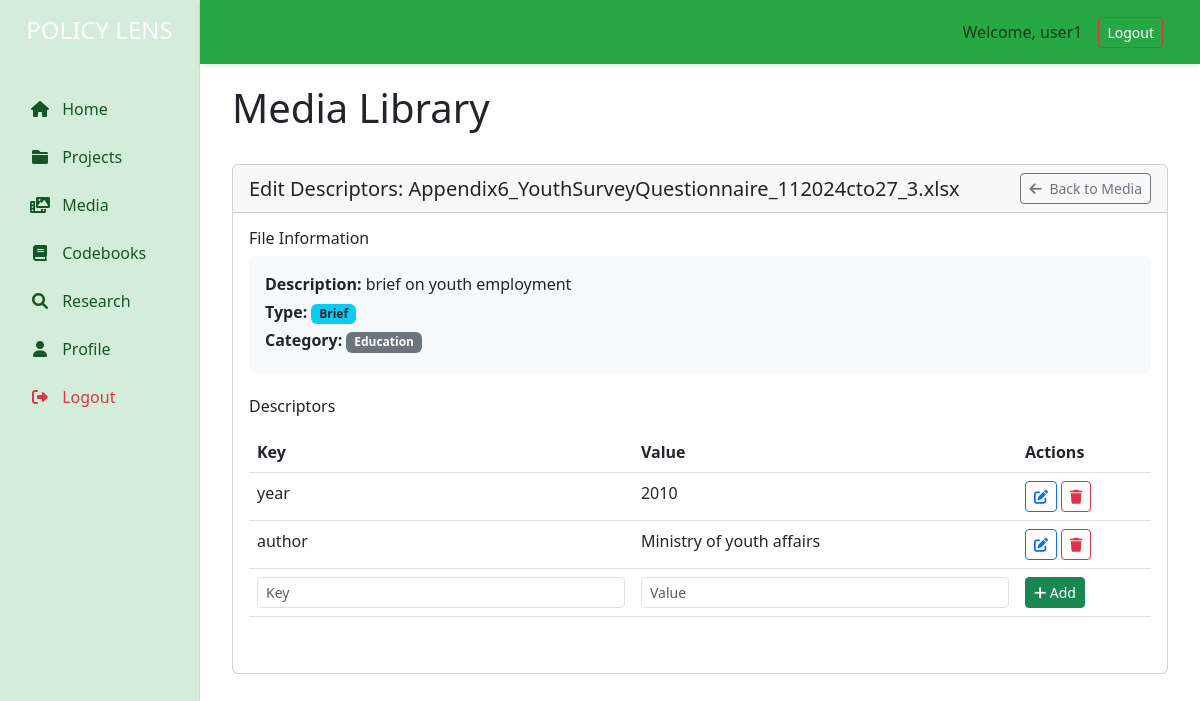
/media/3/descriptors (signed in), run on the app's committed database.
### models/models.py (models this page shows, shortened)
class User(UserMixin, db.Model):
    id = db.Column(db.Integer, primary_key=True)
    username = db.Column(db.String(80), unique=True, nullable=False)
    email = db.Column(db.String(120), unique=True, nullable=False)
    name = db.Column(db.String(100), nullable=True)
    password_hash = db.Column(db.String(128), nullable=True)  # Will store hashed passwords
    is_active = db.Column(db.Boolean(), default=True)
    age_group = db.Column(db.String(20), nullable=True)
    sex = db.Column(db.String(20), nullable=True)
    industry = db.Column(db.String(100), nullable=True)
    organization = db.Column(db.String(200), nullable=True)
    created_at = db.Column(db.DateTime, server_default=db.func.now())
    updated_at = db.Column(db.DateTime, server_default=db.func.now(), onupdate=db.func.now())
    codebooks = db.relationship('Codebook', back_populates='user', cascade='all, delete-orphan')

class Media(db.Model):
    CATEGORIES = [
        ('education', 'Education'),
        ('health', 'Health'),
        ('ict', 'ICT'),
        ('government', 'Government'),
        ('security', 'Security'),
        ('other', 'Other')
    ]
    TYPES = [
        ('brief', 'Brief'),
        ('publication', 'Publication'),
        ('law', 'Law'),
        ('policy', 'Policy'),
        ('other', 'Other')
    ]
    VISIBILITY = [
        ('private', 'Private'),
        ('public', 'Public')
    ]
    id = db.Column(db.Integer, primary_key=True)
    filename = db.Column(db.String(255), nullable=False)
    description = db.Column(db.Text)
    category = db.Column(db.String(100))
    type = db.Column(db.String(50), nullable=False, default='other')
    visibility = db.Column(db.String(20), nullable=False, default='private')
    file_type = db.Column(db.String(50))  # e.g., 'image', 'document', 'video'
    file_size = db.Column(db.BigInteger)  # Store file size in bytes
    uploaded_at = db.Column(db.DateTime, server_default=db.func.now())
    user_id = db.Column(db.Integer, db.ForeignKey('user.id'), nullable=False)
    user = db.relationship('User', backref='media_items')
    project_id = db.Column(db.Integer, db.ForeignKey('project.id', ondelete='CASCADE'), nullable=True)
    project = db.relationship('Project', back_populates='media_items')
    descriptors = db.relationship('Descriptor', backref='media', cascade='all, delete-orphan')

class Descriptor(db.Model):
    id = db.Column(db.Integer, primary_key=True)
    key = db.Column(db.String(100), nullable=False)  # e.g., 'year', 'author', 'location'
    value = db.Column(db.Text, nullable=False)       # e.g., '2020', 'John Doe', 'New York'
    media_id = db.Column(db.Integer, db.ForeignKey('media.id', ondelete='CASCADE'), nullable=False)
    __table_args__ = (db.Index('idx_descriptor_key', 'key'),)

### app.py (the view)
@app.route('/media/<int:media_id>/descriptors', methods=['GET'])
@login_required
def edit_descriptors(media_id):
    media = Media.query.get_or_404(media_id)
    if media.user_id != current_user.id:
        flash('You do not have permission to edit this media.', 'danger')
        return redirect(url_for('list_media'))
    return render_template('media/edit_descriptors.html', media=media)

### app.py (called while the page is built)
@app.before_request
def _adapt_cookie_security():
    is_https = request.is_secure  # accurate after ProxyFix
    app.config['SESSION_COOKIE_SECURE'] = is_https
    app.config['REMEMBER_COOKIE_SECURE'] = is_https

@app.before_request
def _assign_request_id():
    g.request_id = uuid.uuid4().hex[:8]

@app.before_request
def _assign_request_id_and_log():
    g.request_id = str(uuid.uuid4())[:8]
    app.logger.info(
        f"→ {request.method} {request.path} "
        f"args={dict(request.args)} json={(request.get_json(silent=True) or {})}"
    )

@app.after_request
def _log_response(resp):
    app.logger.info(f"← {request.method} {request.path} status={resp.status_code}")
    return resp

@app.teardown_request
def _teardown_request(exc):
    if exc:
        app.logger.exception(f"✖ Unhandled exception during request: {exc}")

@login_manager.user_loader
def load_user(user_id):
    return db.session.get(User, int(user_id))

    def filter(self, record: logging.LogRecord) -> bool:
        try:
            rid = getattr(g, 'request_id', None)
        except Exception:
            rid = None
        record.request_id = rid or '-'  # ensure field always exists
        return True

    def filter(self, record):
        record.request_id = "-"
        if has_request_context():
            try:
                record.request_id = getattr(g, "request_id", "-")
            except Exception:
                record.request_id = "-"
        return True

### templates/media/edit_descriptors.html (shortened to what this page needs)
{% extends "media/base.html" %}
{% block media_content %}
<div class="card">
    <div class="card-header d-flex justify-content-between align-items-center">
        <h5 class="mb-0">Edit Descriptors: {{ media.filename }}</h5>
        <a href="{{ url_for('list_media') }}" class="btn btn-outline-secondary btn-sm">
            <i class="fas fa-arrow-left me-1"></i> Back to Media
        </a>
    </div>
    <div class="card-body">
        <div class="mb-4">
            <h6>File Information</h6>
            <div class="p-3 bg-light rounded">
                <p class="mb-1"><strong>Description:</strong> {{ media.description or 'No description' }}</p>
                <p class="mb-1"><strong>Type:</strong> <span class="badge bg-info text-dark">{{ media.type|title }}</span></p>
                <p class="mb-1"><strong>Category:</strong> <span class="badge bg-secondary">{{ media.category|title or 'Uncategorized' }}</span></p>
            </div>
        </div>
        <h6 class="mb-3">Descriptors</h6>
        <div class="table-responsive mb-4">
            <table class="table table-hover" id="descriptorsTable">
                <thead>
                    <tr>
                        <th>Key</th>
                        <th>Value</th>
                        <th>Actions</th>
                    </tr>
                </thead>
                <tbody>
                    {% for descriptor in media.descriptors %}
                    <tr id="descriptor-{{ descriptor.id }}">
                        <td class="descriptor-key">{{ descriptor.key }}</td>
                        <td class="descriptor-value">{{ descriptor.value }}</td>
                        <td>
                            <button class="btn btn-sm btn-outline-primary edit-descriptor" data-id="{{ descriptor.id }}">
                                <i class="fas fa-edit"></i>
                            </button>
                            <button class="btn btn-sm btn-outline-danger delete-descriptor" data-id="{{ descriptor.id }}">
                                <i class="fas fa-trash"></i>
                            </button>
                        </td>
                    </tr>
                    {% endfor %}
                    <tr id="newDescriptorRow">
                        <td><input type="text" class="form-control form-control-sm" id="newKey" placeholder="Key"></td>
                        <td><input type="text" class="form-control form-control-sm" id="newValue" placeholder="Value"></td>
                        <td>
                            <button class="btn btn-sm btn-success" id="addDescriptor">
                                <i class="fas fa-plus"></i> Add
                            </button>
                        </td>
                    </tr>
                </tbody>
            </table>
        </div>
    </div>
</div>
{% endblock %}

### templates/base.html (shortened to what this page needs)
<!DOCTYPE html>
<html lang="en">
<head>
    <link href="https://cdn.jsdelivr.net/npm/bootstrap@5.3.0/dist/css/bootstrap.min.css" rel="stylesheet">
    <link href="https://cdn.quilljs.com/1.3.6/quill.snow.css" rel="stylesheet">
    <link rel="stylesheet" href="https://cdnjs.cloudflare.com/ajax/libs/font-awesome/6.0.0/css/all.min.css">
    <link href="https://cdn.jsdelivr.net/npm/select2@4.1.0-rc.0/dist/css/select2.min.css" rel="stylesheet" />
    <link href="https://cdn.jsdelivr.net/npm/select2-bootstrap-5-theme@1.3.0/dist/select2-bootstrap-5-theme.min.css" rel="stylesheet" />
    <link rel="stylesheet" href="https://cdn.datatables.net/1.13.7/css/dataTables.bootstrap5.min.css">
</head>
<body>
    <div class="container-fluid">
        <div class="row">
            <div class="col-md-2 sidebar p-0">
                <div class="text-center mb-4">
                    <h4 class="text-white py-3">POLICY LENS
                    </h4>
                </div>
                <ul class="nav flex-column">
                    <li class="nav-item">
                        <a class="nav-link {% if request.endpoint == 'index' %}active{% endif %}" href="{{ url_for('index') }}">
                            <i class="fas fa-home me-2"></i> Home
                        </a>
                    </li>
                    <li class="nav-item">
                        <a class="nav-link {% if request.endpoint == 'list_projects' %}active{% endif %}" href="{{ url_for('list_projects') }}">
                            <i class="fas fa-folder me-2"></i> Projects
                        </a>
                    </li>
                    <li class="nav-item">
                        <a class="nav-link {% if request.endpoint == 'list_media' %}active{% endif %}" href="{{ url_for('list_media') }}">
                            <i class="fas fa-photo-video me-2"></i> Media
                        </a>
                    </li>
                    <li class="nav-item">
                        <a class="nav-link {% if request.endpoint == 'list_codebooks' or request.endpoint == 'create_codebook' or request.endpoint == 'edit_codebook' %}active{% endif %}"
                           href="{{ url_for('list_codebooks') }}">
                            <i class="fas fa-book me-2"></i> Codebooks
                        </a>
                    </li>
                    <li class="nav-item">
                        <a class="nav-link {% if request.endpoint == 'research' %}active{% endif %}" href="{{ url_for('research') }}">
                            <i class="fas fa-search me-2"></i> Research
                        </a>
                    </li>
                    <li class="nav-item mt-auto">
                        <a class="nav-link {% if request.endpoint == 'profile' %}active{% endif %}" href="{{ url_for('profile') }}">
                            <i class="fas fa-user me-2"></i> Profile
                        </a>
                    </li>
                    <li class="nav-item">
                        <a class="nav-link text-danger" href="#">
                            <i class="fas fa-sign-out-alt me-2"></i> Logout
                        </a>
                    </li>
                </ul>
            </div>
            <div class="col-md-10 p-0">
                <nav class="navbar navbar-expand-lg topbar">
                    <div class="container-fluid">
                        <div class="ms-auto d-flex align-items-center">
                    {% if current_user.is_authenticated %}
                        <span class="navbar-text me-3">Welcome, {{ current_user.username }}</span>
                        <a href="{{ url_for('logout') }}" class="btn btn-outline-danger btn-sm">Logout</a>
                    {% else %}
                        <a href="{{ url_for('login') }}" class="btn btn-outline-primary btn-sm me-2">Login</a>
                        <a href="{{ url_for('register') }}" class="btn btn-primary btn-sm">Register</a>
                    {% endif %}
                </div>
                    </div>
                </nav>
                <main class="main-content">
                    {% block content %}{% endblock %}
                </main>
            </div>
        </div>
    </div>
</body>
</html>

### templates/base.html (style rules this page uses)
.sidebar { min-height: 100vh; background-color: #d4edda; color: #155724; padding-top: 20px; border-right: 1px solid #c3e6cb; }
.sidebar .nav-link { color: #155724; padding: 10px 20px; margin: 2px 10px; border-radius: 5px; font-weight: 500; }
.sidebar .nav-link i { width: 20px; margin-right: 10px; text-align: center; }
.topbar { background-color: #28a745; padding: 12px 25px; box-shadow: 0 2px 4px rgba(0,0,0,0.1); color: white; }
.topbar a, .topbar .navbar-brand, .topbar .nav-link { color: white !important; }
.main-content { padding: 20px; }

### data on the page
User: username "user1"
Media: filename "Appendix6_YouthSurveyQuestionnaire_112024cto27_3.xlsx", description "brief on youth employment", type "Brief", category "Education"
Descriptor: key "year", value "2010"
Descriptor: key "author", value "Ministry of youth affairs"
